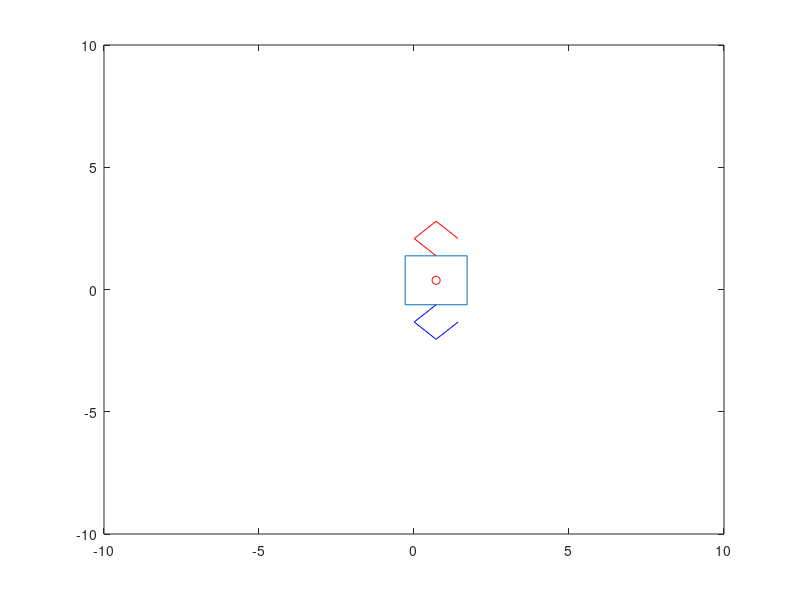

Here is the MATLAB script that generated this plot:
% The Desperate Space robot
% May 1st, 2015

x0= rand(1,100);%[-1 -2 -3 -4 -5 -6];
y0= rand(1,100);%[0 0 0 0 0 0];

for i=1:100
x=[x0(i)-1,x0(i)+1,x0(i)+1,x0(i)-1,x0(i)-1];
y=[y0(i)+1,y0(i)+1,y0(i)-1,y0(i)-1,y0(i)+1];

l=[1 1 1];
%Left arm
t=[pi/2+pi/4 -pi/2 -pi/2];% Fixed orientation of the arm
lx1=x0(i)+0;
ly1=y0(i)+1;              % Fix the left arm to the base
lx2=lx1+l(1)*cos(t(1));
ly2=ly1+l(1)*sin(t(1));
lx3=lx1+l(1)*cos(t(1)) + l(2)*cos(t(1)+t(2));
ly3=ly1+l(1)*sin(t(1)) + l(2)*sin(t(1)+t(2));
lx4=lx1+l(1)*cos(t(1)) + l(2)*cos(t(1)+t(2)) + l(3)*cos(t(1)+t(2)+t(3));
ly4=ly1+l(1)*sin(t(1)) + l(2)*sin(t(1)+t(2)) + l(3)*sin(t(1)+t(2)+t(3));

%Right arm
t=[-pi/2-pi/4 pi/2 pi/2]; % Fixed orientation of the arm
rx1=x0(i)+0;
ry1=y0(i)-1;              % Fix the right arm to the base
rx2=rx1+l(1)*cos(t(1));
ry2=ry1+l(1)*sin(t(1));
rx3=rx1+l(1)*cos(t(1)) + l(2)*cos(t(1)+t(2));
ry3=ry1+l(1)*sin(t(1)) + l(2)*sin(t(1)+t(2));
rx4=rx1+l(1)*cos(t(1)) + l(2)*cos(t(1)+t(2)) + l(3)*cos(t(1)+t(2)+t(3));
ry4=ry1+l(1)*sin(t(1)) + l(2)*sin(t(1)+t(2)) + l(3)*sin(t(1)+t(2)+t(3));

plot(x,y)
hold on
plot(x0(i),y0(i),'-ro')
axis([-10 10 -10 10])

hold on
plot([lx1,lx2,lx3,lx4],[ly1,ly2,ly3,ly4],'-r')
hold on
plot([rx1,rx2,rx3,rx4],[ry1,ry2,ry3,ry4],'-b')
hold on
pause(0.2)
hold off
end